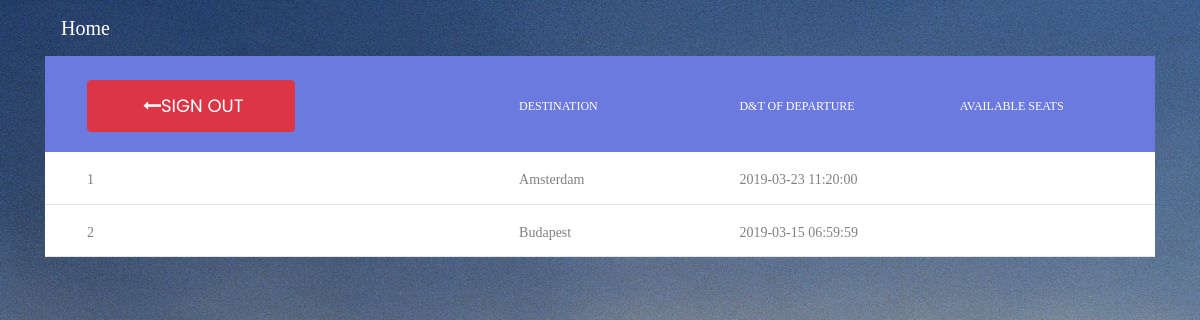
The page /read.php on the database as committed earlier.
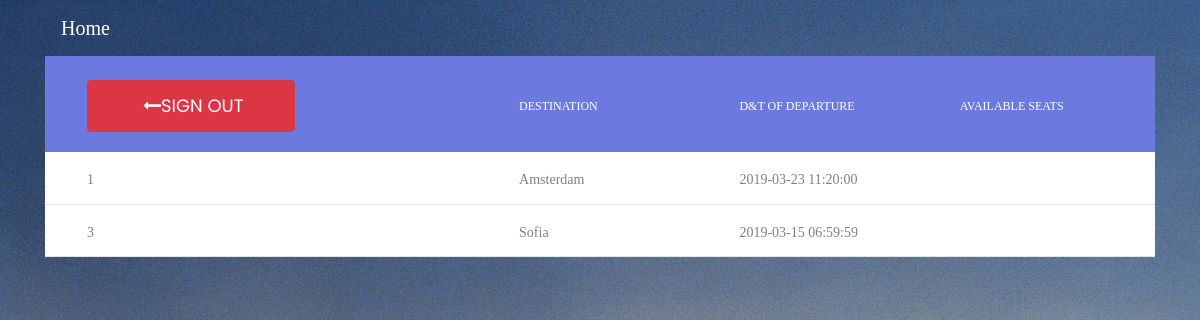
The same page on the database as committed later.
### tables this page shows
CREATE TABLE `flight` (
  `flights_id` int(11) NOT NULL,
  `destination_id` int(11) NOT NULL,
  `planes_id` int(11) NOT NULL,
  `purchased_seats` int(8) DEFAULT NULL,
  `available_seats` int(11) NOT NULL,
  `date_departure` datetime NOT NULL,
  `user_id` int(11) NOT NULL,
  `flight_code` varchar(100) NOT NULL
);

CREATE TABLE `destination` (
  `destination_id` int(11) NOT NULL,
  `destination_point` varchar(32) DEFAULT NULL
);

### read.php (the view, shortened to what this page needs)
<body style="background-image: url('images/background.jpg');">
<div class="container">
    <?php
    include "includes/header.php";
    $q_read = "SELECT purchased_seats, date_departure dd,destination_point dp, `flights_id`, (seats-purchased_seats) AS Available FROM `flight` f JOIN plane p ON p.planes_id=f.planes_id JOIN destination d ON d.destination_id = f.destination_id";
    $result = mysqli_query($conn, $q_read);
    if (mysqli_num_rows($result) > 0) {
        ?>
        <div class="table100 ver3 m-b-110">
            <table data-vertable="ver3">
                <thead>
                <tr class="row100 head">
                    <th class="column100 column1 " data-column="column1"><a class="btn btn-danger" href="includes/modules/logout_module.php"><i class="fa fa-long-arrow-left m-l-5" aria-hidden="true"></i>Sign out</a></th>
                    <th class="column100 column2" data-column="column2">Destination</th>
                    <th class="column100 column3" data-column="column3">d&t of departure</th>
                    <th class="column100 column4" data-column="column4">Available seats</th>
                </tr>
                </thead>
                <tbody>
                <?php
                while ($row = mysqli_fetch_assoc($result)){
                ?>
                <tr class="row100">
                    <td class="column100 column1">
                        <?= $row['flights_id'] ?>
                    </td>
                    <td class="column100 column2">
                        <?= $row['dp'] ?>
                    </td>
                    <td class="column100 column3">
                        <?= $row['dd'] ?>
                    </td>
                    <td class="column100 column4">
                    </td>
                    <?php
                    }
                    ?>
                </tr>
                </tbody>
            </table>
        </div>
            <?php
    }
    ?>
    <?php
    include 'includes/footer.php';
    ?>
</div>
</body>

### includes/header.php (shortened to what this page needs)
<!DOCTYPE html>
<html lang="en">
<head>
    <link rel="stylesheet" href="https://stackpath.bootstrapcdn.com/bootstrap/4.2.1/css/bootstrap.min.css"
>
    <link rel="stylesheet" type="text/css" href="includes/vendor/bootstrap/css/bootstrap.min.css">
    <link rel="stylesheet" type="text/css" href="fonts/font-awesome-4.7.0/css/font-awesome.min.css">
    <link rel="stylesheet" type="text/css" href="fonts/Linearicons-Free-v1.0.0/icon-font.min.css">
    <link rel="stylesheet" type="text/css" href="includes/vendor/animate/animate.css">
    <link rel="stylesheet" type="text/css" href="includes/vendor/css-hamburgers/hamburgers.min.css">
    <link rel="stylesheet" type="text/css" href="includes/vendor/animsition/css/animsition.min.css">
    <link rel="stylesheet" type="text/css" href="includes/vendor/select2/select2.min.css">
    <link rel="stylesheet" type="text/css" href="includes/vendor/daterangepicker/daterangepicker.css">
    <link rel="stylesheet" type="text/css" href="includes/css/util.css">
    <link rel="stylesheet" type="text/css" href="includes/table/vendor/bootstrap/css/bootstrap.min.css">
    <link rel="stylesheet" type="text/css" href="includes/table/fonts/font-awesome-4.7.0/css/font-awesome.min.css">
    <link rel="stylesheet" type="text/css" href="includes/table/vendor/animate/animate.css">
    <link rel="stylesheet" type="text/css" href="includes/table/vendor/select2/select2.min.css">
    <link rel="stylesheet" type="text/css" href="includes/table/vendor/perfect-scrollbar/perfect-scrollbar.css">
    <link rel="stylesheet" type="text/css" href="includes/table/css/util.css">
    <link rel="stylesheet" type="text/css" href="includes/table/css/main.css">
    <link href="includes/register-form/vendor/mdi-font/css/material-design-iconic-font.min.css" rel="stylesheet"
          media="all">
    <link href="includes/register-form/vendor/font-awesome-4.7/css/font-awesome.min.css" rel="stylesheet" media="all">
    <link href="includes/register-form/css/main.css" rel="stylesheet" media="all">
    <link rel="stylesheet" type="text/css" href="includes/css/main.css">
</head>
<body style="background-image: url('../images/background.jpg');">

### includes/footer.php (shortened to what this page needs)
</html>

### includes/table/css/main.css (style rules this page uses)
* { margin: 0px; padding: 0px; box-sizing: border-box; }
body, html { height: 100%; font-family: sans-serif; }
a { margin: 0px; transition: all 0.4s; -webkit-transition: all 0.4s; -o-transition: all 0.4s; -moz-transition: all 0.4s; }
table { width: 100%; background-color: #fff; }
th, td { font-weight: unset; padding-right: 10px; }
.column100 { width: 130px; padding-left: 25px; }
.column100.column1 { width: 265px; padding-left: 42px; }
.row100.head th { padding-top: 24px; padding-bottom: 20px; }
.row100 td { padding-top: 18px; padding-bottom: 14px; }
.table100.ver3 tbody tr { border-bottom: 1px solid #e5e5e5; }
.table100.ver3 td { font-family: Montserrat-Regular; font-size: 14px; color: #808080; line-height: 1.4; }
.table100.ver3 th { font-family: Montserrat-Medium; font-size: 12px; color: #fff; line-height: 1.4; text-transform: uppercase; background-color: #6c7ae0; }

### includes/register-form/css/main.css (style rules this page uses)
html { -webkit-box-sizing: border-box; -moz-box-sizing: border-box; box-sizing: border-box; }
* { padding: 0; margin: 0; }
*, *:before, *:after { -webkit-box-sizing: inherit; -moz-box-sizing: inherit; box-sizing: inherit; }
body, h1, h2, h3, h4, h5, h6, blockquote, p, pre, dl, dd, ol, ul, figure, hr, fieldset, legend { margin: 0; padding: 0; }
table { border-collapse: collapse; border-spacing: 0; }
body { font-family: "Poppins", "Arial", "Helvetica Neue", sans-serif; font-weight: 400; font-size: 14px; }
.btn { display: inline-block; line-height: 50px; padding: 0 50px; -webkit-transition: all 0.4s ease; -o-transition: all 0.4s ease; -moz-transition: all 0.4s ease; transition: all 0.4s ease; cursor: pointer; font-size: 18px; color: #fff; font-family: "Poppins", "Arial", "Helvetica Neue", sans-serif; }

### includes/css/main.css (style rules this page uses)
* { margin: 0px; padding: 0px; box-sizing: border-box; }
body, html { height: 100%; font-family: Ubuntu-Regular, sans-serif; }
a { font-family: Ubuntu-Regular; font-size: 14px; line-height: 1.7; color: #666666; margin: 0px; transition: all 0.4s; -webkit-transition: all 0.4s; -o-transition: all 0.4s; -moz-transition: all 0.4s; }

Rows that differ between the two databases and show on the page:
removed flight: flights_id "2", destination.destination_point "Budapest", date_departure "2019-03-15 06:59:59"
added flight: flights_id "3", destination.destination_point "Sofia", date_departure "2019-03-15 06:59:59"
